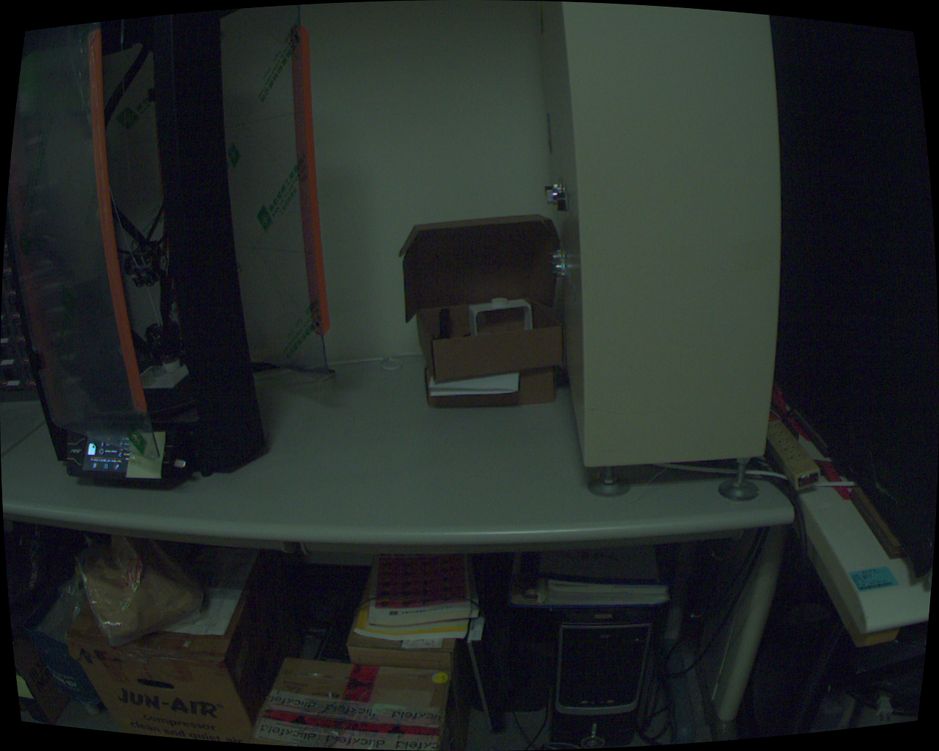
#> input picture src/rgb_undist.png, 939 x 751 px, shrunk from 1280 x 1024 before the run
$ python visualize_rgb_depth_alignment.py
#> lines starting #> are read from the running program, lines starting #| are printed output that depends on the picture; after the words box and inside, x2 and y2 are one past the last pixel; in counts of white or black regions, pixels touching at a corner belong together
import cv2
import numpy as np
from pathlib import Path

def visualize_rgb_depth_alignment(
    rgb_path: str,
    depth_path: str,
    save_dir: str = ".",
    alpha_rgb: float = 0.6,
    alpha_depth: float = 0.4
):
    """
    Visualize the alignment between an RGB image and its corresponding depth map.
    Generates two visualizations:
        1. Heatmap overlay (RGB + depth color map)
        2. Edge overlay (RGB edges vs. depth edges)

    Args:
        rgb_path (str): Path to the RGB image (e.g., "rgb_undist.png")
        depth_path (str): Path to the depth image (e.g., "depth_on_rgb_mm.png", uint16 in mm)
        save_dir (str): Output directory for visualization images
        alpha_rgb (float): Opacity of the RGB image in overlay (0–1)
        alpha_depth (float): Opacity of the depth heatmap in overlay (0–1)
    """
#> called with rgb_path = 'rgb_undist.png', depth_path = 'depth_on_rgb_mm.png', save_dir = 'alignment_vis', alpha_rgb = 0.6, alpha_depth = 0.4

    save_dir = Path(save_dir)
    save_dir.mkdir(parents=True, exist_ok=True)

    # --- Load RGB and depth images ---
    rgb = cv2.imread(str(rgb_path))
#> rgb is the input picture: shape (751, 939, 3); mean B, G, R 38.6, 40.7, 35.2
    depth_mm = cv2.imread(str(depth_path), cv2.IMREAD_UNCHANGED)
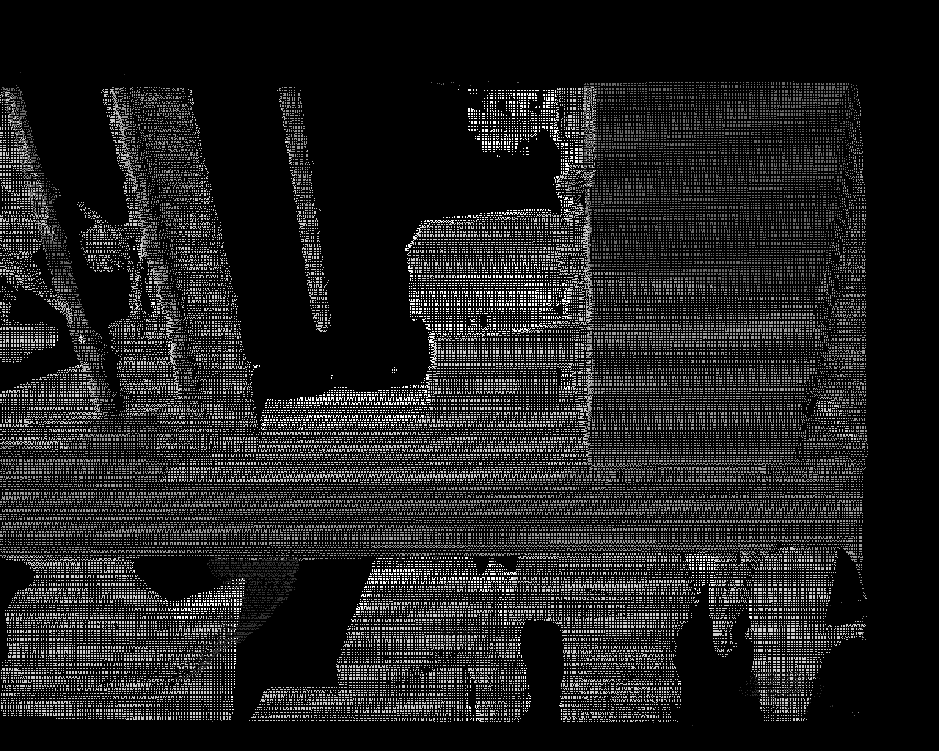
#> input picture src/depth_on_rgb_mm.png, 939 x 751 px, shrunk from 1280 x 1024 before the run
#> depth_mm is the input picture: shape (751, 939) uint16; min 0, max 1475, mean 184.2

    if rgb is None or depth_mm is None:
        raise ValueError("❌ Cannot read input images. Please check file paths.")

    # ==============================================================
    # [1] Heatmap overlay (Method 1)
    # ==============================================================
    # Normalize depth to 0–255 and convert to color heatmap
    depth_vis = cv2.normalize(depth_mm, None, 0, 255, cv2.NORM_MINMAX)
    depth_vis = depth_vis.astype(np.uint8)
    depth_color = cv2.applyColorMap(depth_vis, cv2.COLORMAP_JET)
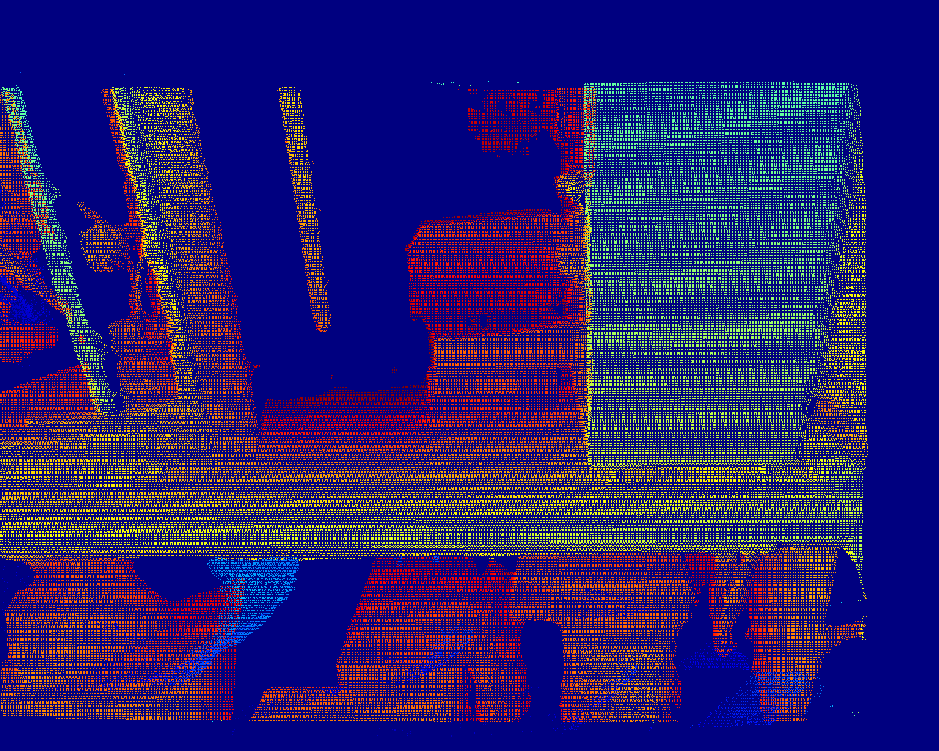
#> depth_color: shape (751, 939, 3); mean B, G, R 111.2, 29.1, 40

    # Blend RGB and heatmap
    overlay_heatmap = cv2.addWeighted(rgb, alpha_rgb, depth_color, alpha_depth, 0)
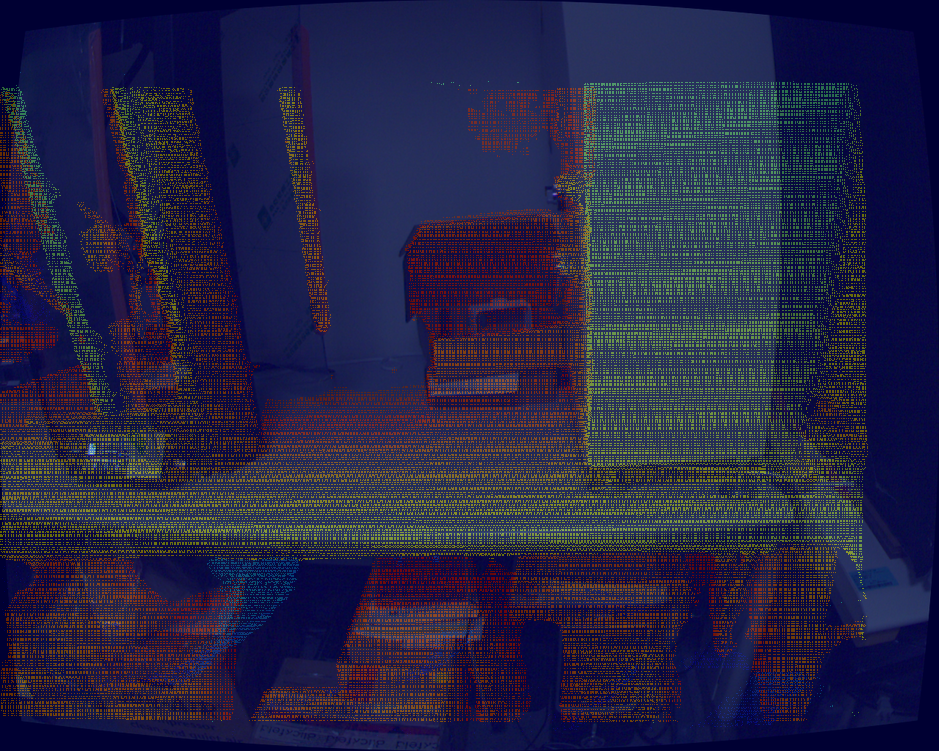
#> overlay_heatmap: shape (751, 939, 3); mean B, G, R 67.6, 36, 37.1
    out_path1 = save_dir / "overlay_heatmap.png"
    cv2.imwrite(str(out_path1), overlay_heatmap)
    print(f"✅ Saved heatmap overlay: {out_path1}")

    # ==============================================================
    # [2] Edge overlay (Method 2)
    # ==============================================================
    # Compute RGB edges
    gray = cv2.cvtColor(rgb, cv2.COLOR_BGR2GRAY)
    edges_rgb = cv2.Canny(gray, 100, 200)
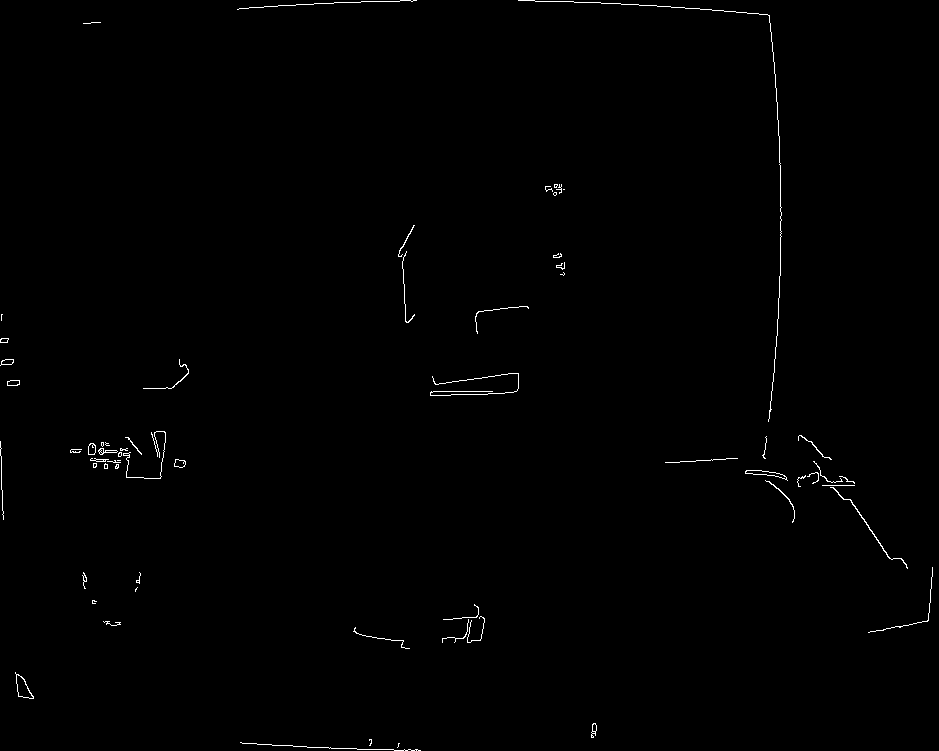
#> edges_rgb: shape (751, 939); 0.52% white in thin lines or dots
    edges_rgb_colored = cv2.cvtColor(edges_rgb, cv2.COLOR_GRAY2BGR)
#> edges_rgb_colored: shape (751, 939, 3); 0.52% white in thin lines or dots

    # Compute depth edges (scaled for visibility)
    depth_abs = cv2.convertScaleAbs(depth_mm, alpha=0.03)  # Adjust alpha if depth too bright/dark
    edges_depth = cv2.Canny(depth_abs, 50, 150)
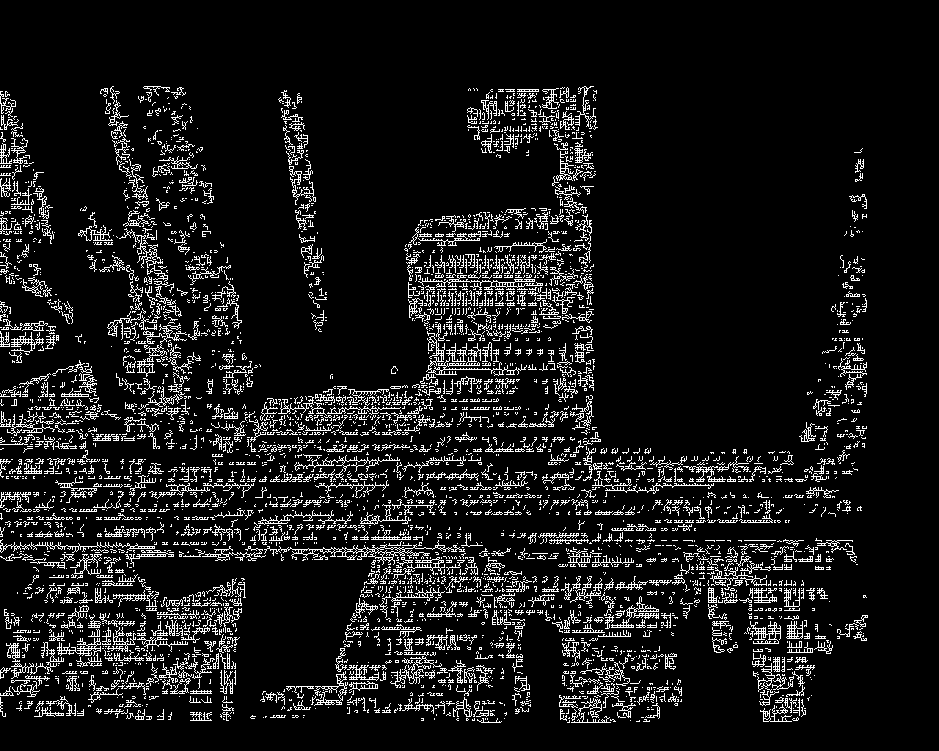
#> edges_depth: shape (751, 939); 9.4% white in thin lines or dots, all inside (x1, y1, x2, y2) = (0, 86, 868, 723)
    edges_depth_colored = cv2.cvtColor(edges_depth, cv2.COLOR_GRAY2BGR)
    edges_depth_colored[:, :, 1:] = 0  # Keep only red channel for depth edges
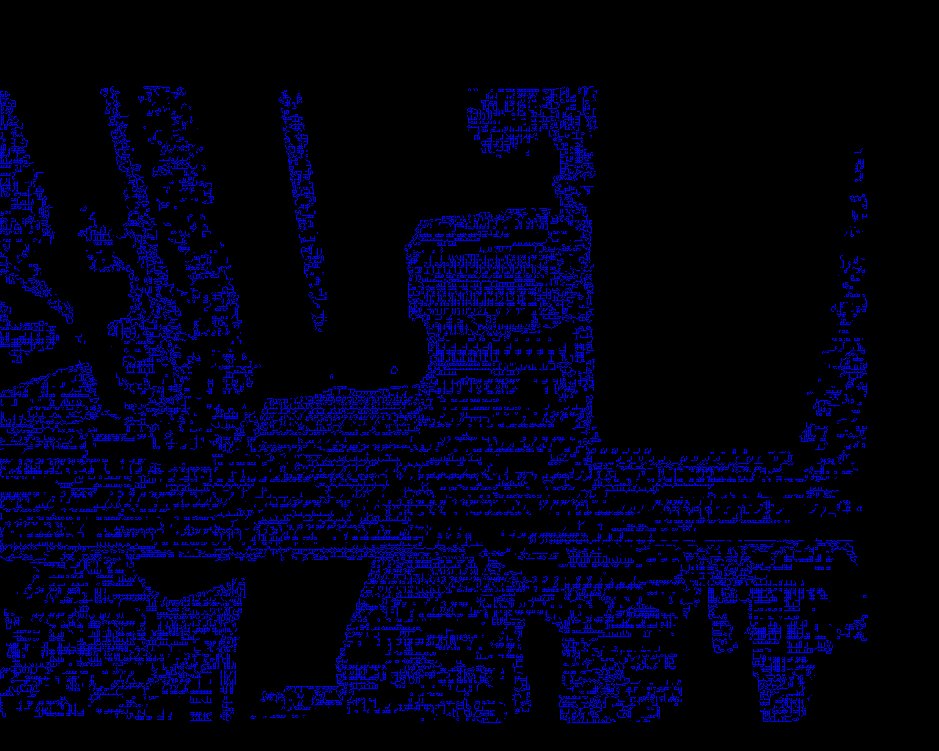
#> edges_depth_colored: shape (751, 939, 3); mean B, G, R 23.9, 0, 0

    # Combine RGB edges (white) and depth edges (red)
    overlay_edges = cv2.addWeighted(edges_rgb_colored, 1, edges_depth_colored, 1, 0)
    out_path2 = save_dir / "overlay_edges.png"
    cv2.imwrite(str(out_path2), overlay_edges)
    print(f"✅ Saved edge overlay: {out_path2}")

    return overlay_heatmap, overlay_edges


# ---------------- Example usage ----------------
if __name__ == "__main__":
    visualize_rgb_depth_alignment(
        rgb_path="rgb_undist.png",
        depth_path="depth_on_rgb_mm.png",
        save_dir="alignment_vis"
    )
